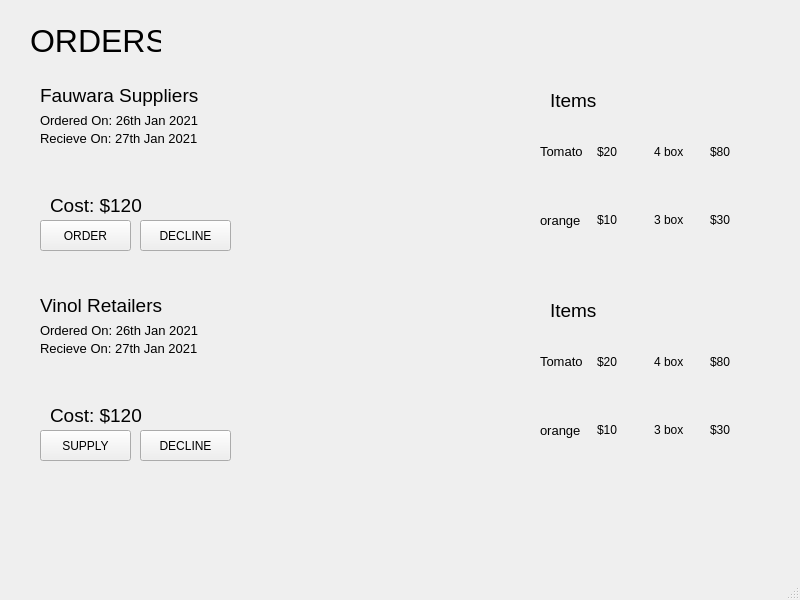
<?xml version="1.0" encoding="UTF-8"?>
<ui version="4.0">
 <class>MainWindow</class>
 <widget class="QMainWindow" name="MainWindow">
  <property name="geometry">
   <rect>
    <x>0</x>
    <y>0</y>
    <width>800</width>
    <height>600</height>
   </rect>
  </property>
  <property name="windowTitle">
   <string>MainWindow</string>
  </property>
  <property name="styleSheet">
   <string notr="true"/>
  </property>
  <widget class="QWidget" name="centralwidget">
   <widget class="QStackedWidget" name="stackedWidget">
    <property name="enabled">
     <bool>true</bool>
    </property>
    <property name="geometry">
     <rect>
      <x>0</x>
      <y>0</y>
      <width>800</width>
      <height>600</height>
     </rect>
    </property>
    <property name="currentIndex">
     <number>2</number>
    </property>
    <widget class="QWidget" name="page">
     <widget class="QLineEdit" name="lineEdit">
      <property name="geometry">
       <rect>
        <x>280</x>
        <y>240</y>
        <width>221</width>
        <height>41</height>
       </rect>
      </property>
      <property name="font">
       <font>
        <pointsize>10</pointsize>
       </font>
      </property>
      <property name="styleSheet">
       <string notr="true">padding: 0px 10px</string>
      </property>
      <property name="inputMask">
       <string/>
      </property>
      <property name="text">
       <string/>
      </property>
      <property name="placeholderText">
       <string>USERNAME</string>
      </property>
     </widget>
     <widget class="QLineEdit" name="lineEdit_2">
      <property name="geometry">
       <rect>
        <x>280</x>
        <y>290</y>
        <width>221</width>
        <height>41</height>
       </rect>
      </property>
      <property name="font">
       <font>
        <pointsize>10</pointsize>
       </font>
      </property>
      <property name="autoFillBackground">
       <bool>false</bool>
      </property>
      <property name="styleSheet">
       <string notr="true">padding: 0px 10px</string>
      </property>
      <property name="inputMask">
       <string/>
      </property>
      <property name="placeholderText">
       <string>PASSWORD</string>
      </property>
     </widget>
     <widget class="QPushButton" name="pushButton">
      <property name="geometry">
       <rect>
        <x>280</x>
        <y>130</y>
        <width>221</width>
        <height>71</height>
       </rect>
      </property>
      <property name="font">
       <font>
        <pointsize>10</pointsize>
       </font>
      </property>
      <property name="styleSheet">
       <string notr="true"/>
      </property>
      <property name="text">
       <string>LOGIN AS GUEST</string>
      </property>
     </widget>
     <widget class="QComboBox" name="comboBox">
      <property name="geometry">
       <rect>
        <x>280</x>
        <y>340</y>
        <width>221</width>
        <height>41</height>
       </rect>
      </property>
      <property name="font">
       <font>
        <pointsize>10</pointsize>
       </font>
      </property>
      <property name="styleSheet">
       <string notr="true">padding-left: 10px</string>
      </property>
      <item>
       <property name="text">
        <string>SUPPLIER</string>
       </property>
      </item>
      <item>
       <property name="text">
        <string>RETAILER</string>
       </property>
      </item>
      <item>
       <property name="text">
        <string>STAFF</string>
       </property>
      </item>
     </widget>
     <widget class="QPushButton" name="pushButton_2">
      <property name="geometry">
       <rect>
        <x>280</x>
        <y>390</y>
        <width>221</width>
        <height>71</height>
       </rect>
      </property>
      <property name="font">
       <font>
        <pointsize>10</pointsize>
       </font>
      </property>
      <property name="styleSheet">
       <string notr="true"/>
      </property>
      <property name="text">
       <string>LOGIN</string>
      </property>
     </widget>
     <widget class="Line" name="line">
      <property name="geometry">
       <rect>
        <x>290</x>
        <y>210</y>
        <width>201</width>
        <height>20</height>
       </rect>
      </property>
      <property name="orientation">
       <enum>Qt::Horizontal</enum>
      </property>
     </widget>
    </widget>
    <widget class="QWidget" name="page_2">
     <widget class="QGroupBox" name="groupBox">
      <property name="geometry">
       <rect>
        <x>20</x>
        <y>20</y>
        <width>221</width>
        <height>131</height>
       </rect>
      </property>
      <property name="font">
       <font>
        <pointsize>10</pointsize>
       </font>
      </property>
      <property name="styleSheet">
       <string notr="true"/>
      </property>
      <property name="title">
       <string>Welcome Fawaz,</string>
      </property>
      <widget class="QWidget" name="verticalLayoutWidget">
       <property name="geometry">
        <rect>
         <x>30</x>
         <y>30</y>
         <width>161</width>
         <height>81</height>
        </rect>
       </property>
       <layout class="QVBoxLayout" name="verticalLayout">
        <item>
         <widget class="QLabel" name="label_2">
          <property name="font">
           <font>
            <pointsize>10</pointsize>
           </font>
          </property>
          <property name="text">
           <string>EID: 6969</string>
          </property>
         </widget>
        </item>
        <item>
         <widget class="QLabel" name="label_3">
          <property name="font">
           <font>
            <pointsize>10</pointsize>
           </font>
          </property>
          <property name="text">
           <string>Role: Manager</string>
          </property>
         </widget>
        </item>
        <item>
         <widget class="QLabel" name="label_4">
          <property name="font">
           <font>
            <pointsize>10</pointsize>
           </font>
          </property>
          <property name="text">
           <string>Phone No: 8904751906</string>
          </property>
         </widget>
        </item>
       </layout>
      </widget>
     </widget>
     <widget class="QWidget" name="widget" native="true">
      <property name="geometry">
       <rect>
        <x>270</x>
        <y>20</y>
        <width>241</width>
        <height>131</height>
       </rect>
      </property>
      <property name="styleSheet">
       <string notr="true">background-color: pink</string>
      </property>
      <widget class="QLabel" name="label">
       <property name="geometry">
        <rect>
         <x>20</x>
         <y>10</y>
         <width>81</width>
         <height>31</height>
        </rect>
       </property>
       <property name="font">
        <font>
         <pointsize>20</pointsize>
        </font>
       </property>
       <property name="text">
        <string>Sales</string>
       </property>
       <property name="alignment">
        <set>Qt::AlignLeading|Qt::AlignLeft|Qt::AlignVCenter</set>
       </property>
      </widget>
      <widget class="QLabel" name="label_5">
       <property name="geometry">
        <rect>
         <x>20</x>
         <y>40</y>
         <width>111</width>
         <height>31</height>
        </rect>
       </property>
       <property name="font">
        <font>
         <pointsize>10</pointsize>
        </font>
       </property>
       <property name="text">
        <string>Total Sales Today</string>
       </property>
       <property name="alignment">
        <set>Qt::AlignLeading|Qt::AlignLeft|Qt::AlignVCenter</set>
       </property>
      </widget>
      <widget class="QLabel" name="label_6">
       <property name="geometry">
        <rect>
         <x>20</x>
         <y>80</y>
         <width>71</width>
         <height>31</height>
        </rect>
       </property>
       <property name="font">
        <font>
         <pointsize>20</pointsize>
        </font>
       </property>
       <property name="text">
        <string>$500</string>
       </property>
       <property name="alignment">
        <set>Qt::AlignLeading|Qt::AlignLeft|Qt::AlignVCenter</set>
       </property>
      </widget>
      <zorder>label_5</zorder>
      <zorder>label</zorder>
      <zorder>label_6</zorder>
     </widget>
     <widget class="QWidget" name="widget_3" native="true">
      <property name="geometry">
       <rect>
        <x>540</x>
        <y>20</y>
        <width>241</width>
        <height>131</height>
       </rect>
      </property>
      <property name="styleSheet">
       <string notr="true">background-color: pink</string>
      </property>
      <widget class="QLabel" name="label_8">
       <property name="geometry">
        <rect>
         <x>20</x>
         <y>10</y>
         <width>81</width>
         <height>31</height>
        </rect>
       </property>
       <property name="font">
        <font>
         <pointsize>20</pointsize>
        </font>
       </property>
       <property name="text">
        <string>Orders</string>
       </property>
       <property name="alignment">
        <set>Qt::AlignLeading|Qt::AlignLeft|Qt::AlignVCenter</set>
       </property>
      </widget>
      <widget class="QLabel" name="label_9">
       <property name="geometry">
        <rect>
         <x>20</x>
         <y>40</y>
         <width>111</width>
         <height>31</height>
        </rect>
       </property>
       <property name="font">
        <font>
         <pointsize>10</pointsize>
        </font>
       </property>
       <property name="text">
        <string>Total Orders Today</string>
       </property>
       <property name="alignment">
        <set>Qt::AlignLeading|Qt::AlignLeft|Qt::AlignVCenter</set>
       </property>
      </widget>
      <widget class="QLabel" name="label_10">
       <property name="geometry">
        <rect>
         <x>20</x>
         <y>80</y>
         <width>71</width>
         <height>31</height>
        </rect>
       </property>
       <property name="font">
        <font>
         <pointsize>20</pointsize>
        </font>
       </property>
       <property name="text">
        <string>32</string>
       </property>
       <property name="alignment">
        <set>Qt::AlignLeading|Qt::AlignLeft|Qt::AlignVCenter</set>
       </property>
      </widget>
     </widget>
    </widget>
    <widget class="QWidget" name="page_3">
     <widget class="QLabel" name="label_7">
      <property name="geometry">
       <rect>
        <x>30</x>
        <y>20</y>
        <width>131</width>
        <height>41</height>
       </rect>
      </property>
      <property name="font">
       <font>
        <pointsize>24</pointsize>
       </font>
      </property>
      <property name="text">
       <string>ORDERS</string>
      </property>
     </widget>
     <widget class="QWidget" name="widget_2" native="true">
      <property name="geometry">
       <rect>
        <x>30</x>
        <y>70</y>
        <width>741</width>
        <height>191</height>
       </rect>
      </property>
      <widget class="QLabel" name="label_11">
       <property name="geometry">
        <rect>
         <x>10</x>
         <y>10</y>
         <width>161</width>
         <height>31</height>
        </rect>
       </property>
       <property name="font">
        <font>
         <pointsize>14</pointsize>
        </font>
       </property>
       <property name="text">
        <string>Fauwara Suppliers</string>
       </property>
      </widget>
      <widget class="QWidget" name="widget_4" native="true">
       <property name="geometry">
        <rect>
         <x>510</x>
         <y>10</y>
         <width>221</width>
         <height>171</height>
        </rect>
       </property>
       <widget class="QLabel" name="label_12">
        <property name="geometry">
         <rect>
          <x>10</x>
          <y>10</y>
          <width>61</width>
          <height>21</height>
         </rect>
        </property>
        <property name="font">
         <font>
          <pointsize>14</pointsize>
         </font>
        </property>
        <property name="text">
         <string>Items</string>
        </property>
       </widget>
       <widget class="QWidget" name="gridLayoutWidget">
        <property name="geometry">
         <rect>
          <x>0</x>
          <y>40</y>
          <width>221</width>
          <height>131</height>
         </rect>
        </property>
        <layout class="QGridLayout" name="gridLayout">
         <item row="0" column="3">
          <widget class="QLabel" name="label_18">
           <property name="text">
            <string>$80</string>
           </property>
          </widget>
         </item>
         <item row="0" column="2">
          <widget class="QLabel" name="label_17">
           <property name="text">
            <string>4 box</string>
           </property>
          </widget>
         </item>
         <item row="0" column="0">
          <widget class="QLabel" name="label_15">
           <property name="font">
            <font>
             <pointsize>10</pointsize>
            </font>
           </property>
           <property name="text">
            <string>Tomato</string>
           </property>
          </widget>
         </item>
         <item row="0" column="1">
          <widget class="QLabel" name="label_16">
           <property name="text">
            <string>$20</string>
           </property>
          </widget>
         </item>
         <item row="1" column="0">
          <widget class="QLabel" name="label_19">
           <property name="font">
            <font>
             <pointsize>10</pointsize>
            </font>
           </property>
           <property name="text">
            <string>orange</string>
           </property>
          </widget>
         </item>
         <item row="1" column="1">
          <widget class="QLabel" name="label_21">
           <property name="text">
            <string>$10</string>
           </property>
          </widget>
         </item>
         <item row="1" column="2">
          <widget class="QLabel" name="label_20">
           <property name="text">
            <string>3 box</string>
           </property>
          </widget>
         </item>
         <item row="1" column="3">
          <widget class="QLabel" name="label_22">
           <property name="text">
            <string>$30</string>
           </property>
          </widget>
         </item>
        </layout>
       </widget>
      </widget>
      <widget class="QLabel" name="label_13">
       <property name="geometry">
        <rect>
         <x>10</x>
         <y>40</y>
         <width>161</width>
         <height>21</height>
        </rect>
       </property>
       <property name="font">
        <font>
         <pointsize>10</pointsize>
        </font>
       </property>
       <property name="text">
        <string>Ordered On: 26th Jan 2021</string>
       </property>
      </widget>
      <widget class="QLabel" name="label_14">
       <property name="geometry">
        <rect>
         <x>10</x>
         <y>60</y>
         <width>161</width>
         <height>16</height>
        </rect>
       </property>
       <property name="font">
        <font>
         <pointsize>10</pointsize>
        </font>
       </property>
       <property name="text">
        <string>Recieve On: 27th Jan 2021</string>
       </property>
      </widget>
      <widget class="QLabel" name="label_24">
       <property name="geometry">
        <rect>
         <x>20</x>
         <y>120</y>
         <width>101</width>
         <height>31</height>
        </rect>
       </property>
       <property name="font">
        <font>
         <pointsize>14</pointsize>
        </font>
       </property>
       <property name="text">
        <string>Cost: $120</string>
       </property>
      </widget>
      <widget class="QPushButton" name="pushButton_3">
       <property name="geometry">
        <rect>
         <x>10</x>
         <y>150</y>
         <width>91</width>
         <height>31</height>
        </rect>
       </property>
       <property name="text">
        <string>ORDER</string>
       </property>
      </widget>
      <widget class="QPushButton" name="pushButton_4">
       <property name="geometry">
        <rect>
         <x>110</x>
         <y>150</y>
         <width>91</width>
         <height>31</height>
        </rect>
       </property>
       <property name="text">
        <string>DECLINE</string>
       </property>
      </widget>
     </widget>
     <widget class="QLabel" name="label_23">
      <property name="geometry">
       <rect>
        <x>210</x>
        <y>460</y>
        <width>47</width>
        <height>13</height>
       </rect>
      </property>
      <property name="text">
       <string/>
      </property>
     </widget>
     <widget class="QWidget" name="widget_5" native="true">
      <property name="geometry">
       <rect>
        <x>30</x>
        <y>280</y>
        <width>741</width>
        <height>191</height>
       </rect>
      </property>
      <widget class="QLabel" name="label_25">
       <property name="geometry">
        <rect>
         <x>10</x>
         <y>10</y>
         <width>161</width>
         <height>31</height>
        </rect>
       </property>
       <property name="font">
        <font>
         <pointsize>14</pointsize>
        </font>
       </property>
       <property name="text">
        <string>Vinol Retailers</string>
       </property>
      </widget>
      <widget class="QWidget" name="widget_6" native="true">
       <property name="geometry">
        <rect>
         <x>510</x>
         <y>10</y>
         <width>221</width>
         <height>171</height>
        </rect>
       </property>
       <widget class="QLabel" name="label_26">
        <property name="geometry">
         <rect>
          <x>10</x>
          <y>10</y>
          <width>61</width>
          <height>21</height>
         </rect>
        </property>
        <property name="font">
         <font>
          <pointsize>14</pointsize>
         </font>
        </property>
        <property name="text">
         <string>Items</string>
        </property>
       </widget>
       <widget class="QWidget" name="gridLayoutWidget_2">
        <property name="geometry">
         <rect>
          <x>0</x>
          <y>40</y>
          <width>221</width>
          <height>131</height>
         </rect>
        </property>
        <layout class="QGridLayout" name="gridLayout_2">
         <item row="0" column="3">
          <widget class="QLabel" name="label_27">
           <property name="text">
            <string>$80</string>
           </property>
          </widget>
         </item>
         <item row="0" column="2">
          <widget class="QLabel" name="label_28">
           <property name="text">
            <string>4 box</string>
           </property>
          </widget>
         </item>
         <item row="0" column="0">
          <widget class="QLabel" name="label_29">
           <property name="font">
            <font>
             <pointsize>10</pointsize>
            </font>
           </property>
           <property name="text">
            <string>Tomato</string>
           </property>
          </widget>
         </item>
         <item row="0" column="1">
          <widget class="QLabel" name="label_30">
           <property name="text">
            <string>$20</string>
           </property>
          </widget>
         </item>
         <item row="1" column="0">
          <widget class="QLabel" name="label_31">
           <property name="font">
            <font>
             <pointsize>10</pointsize>
            </font>
           </property>
           <property name="text">
            <string>orange</string>
           </property>
          </widget>
         </item>
         <item row="1" column="1">
          <widget class="QLabel" name="label_32">
           <property name="text">
            <string>$10</string>
           </property>
          </widget>
         </item>
         <item row="1" column="2">
          <widget class="QLabel" name="label_33">
           <property name="text">
            <string>3 box</string>
           </property>
          </widget>
         </item>
         <item row="1" column="3">
          <widget class="QLabel" name="label_34">
           <property name="text">
            <string>$30</string>
           </property>
          </widget>
         </item>
        </layout>
       </widget>
      </widget>
      <widget class="QLabel" name="label_35">
       <property name="geometry">
        <rect>
         <x>10</x>
         <y>40</y>
         <width>161</width>
         <height>21</height>
        </rect>
       </property>
       <property name="font">
        <font>
         <pointsize>10</pointsize>
        </font>
       </property>
       <property name="text">
        <string>Ordered On: 26th Jan 2021</string>
       </property>
      </widget>
      <widget class="QLabel" name="label_36">
       <property name="geometry">
        <rect>
         <x>10</x>
         <y>60</y>
         <width>161</width>
         <height>16</height>
        </rect>
       </property>
       <property name="font">
        <font>
         <pointsize>10</pointsize>
        </font>
       </property>
       <property name="text">
        <string>Recieve On: 27th Jan 2021</string>
       </property>
      </widget>
      <widget class="QLabel" name="label_37">
       <property name="geometry">
        <rect>
         <x>20</x>
         <y>120</y>
         <width>101</width>
         <height>31</height>
        </rect>
       </property>
       <property name="font">
        <font>
         <pointsize>14</pointsize>
        </font>
       </property>
       <property name="text">
        <string>Cost: $120</string>
       </property>
      </widget>
      <widget class="QPushButton" name="pushButton_5">
       <property name="geometry">
        <rect>
         <x>10</x>
         <y>150</y>
         <width>91</width>
         <height>31</height>
        </rect>
       </property>
       <property name="text">
        <string>SUPPLY</string>
       </property>
      </widget>
      <widget class="QPushButton" name="pushButton_6">
       <property name="geometry">
        <rect>
         <x>110</x>
         <y>150</y>
         <width>91</width>
         <height>31</height>
        </rect>
       </property>
       <property name="text">
        <string>DECLINE</string>
       </property>
      </widget>
     </widget>
    </widget>
   </widget>
  </widget>
  <widget class="QStatusBar" name="statusbar"/>
 </widget>
 <resources/>
 <connections/>
</ui>
